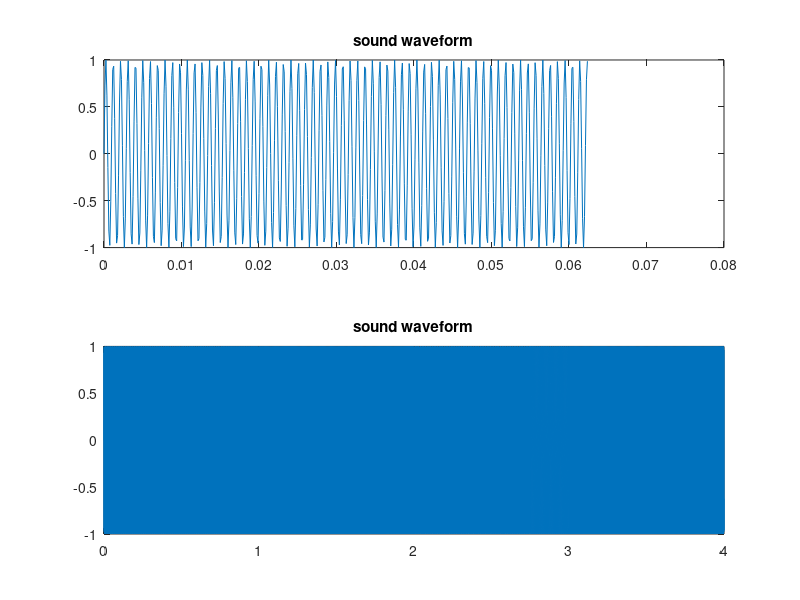

The MATLAB script that drew this image:
clear;
close all;
clc;
for i = 1 : 7
    if (i ==1)
        tunes = zeros([7 4]);
        tunes(3, 1) = 220;                                          %f major-> 1 corresponding to f
        tunes(3, 2) = 440;
        tunes(3, 3) = 880;
        frequency_diff = 2^(1/12).^[-4, -2, 0, 2, 3, 5, 7]';        %The semitone frequency multiplier is 2^(1/12)
    end
    tunes(i, 1:end) = tunes(3, 1:end) .* frequency_diff(i);
end
% tunes=%[
% 175    349    698      0
% 196    392    784      0
% 220    440    880      0
% 247    494    988      0
% 262    523   1047      0
% 294    587   1175      0
% 330    659   1319      0
% ]

frequency_sampling = 8000;                                          %sampling frequency
length_of_beat = 0.5;                                               %The length of time in a beat

bass = @(x) x;                                                      %low pitch
alto = @(x) x + 7;                                                  %mid pitch
treble = @(x) x + 14;                                               %high pitch
pause = @(x) 22;                                                    %pause

%The pitch of each tone
song_pitch =[...
treble(5); treble(5); treble(6);...                                 %5-  56
treble(2);...                                                       %2-  --
treble(1); treble(1); bass(6);...                                   %1-  16
treble(2)];
%The length of each tone
song_length =[...
1;0.5;0.5;...                                                       %5-  56
2;...                                                               %2-  --
1;0.5;0.5;...                                                       %1-  16
2];

tone_sampling = [];                                                 %store sampled tones
for i = 1 : 1 : length(song_length)                                 %
    f = tunes(song_pitch(i));                                       %The pitch of each tone
    length_of_each_tone = song_length(i) * length_of_beat;          %The length of each tone
    t = linspace(0, length_of_each_tone - 1 / frequency_sampling, frequency_sampling * length_of_each_tone)';
    tone_sampling_temp = sin(2 * pi * f * t);                       %These sounds are represented by a sinusoidal signal with an amplitude of 1 and sampling frequency of 8kHz
    tone_sampling = [tone_sampling; tone_sampling_temp];            %joint two array
end
subplot(2,1,1);
plot([0 : 500 - 1] / frequency_sampling, tone_sampling(1 : 500));
title("sound waveform");
subplot(2,1,2);
plot([0 : length(tone_sampling) - 1] / frequency_sampling, tone_sampling);%draw sound waveform
title("sound waveform");
sound(tone_sampling, frequency_sampling);                           %play sampled tones
audiowrite('music_01.wav', tone_sampling, frequency_sampling);      %store .wav